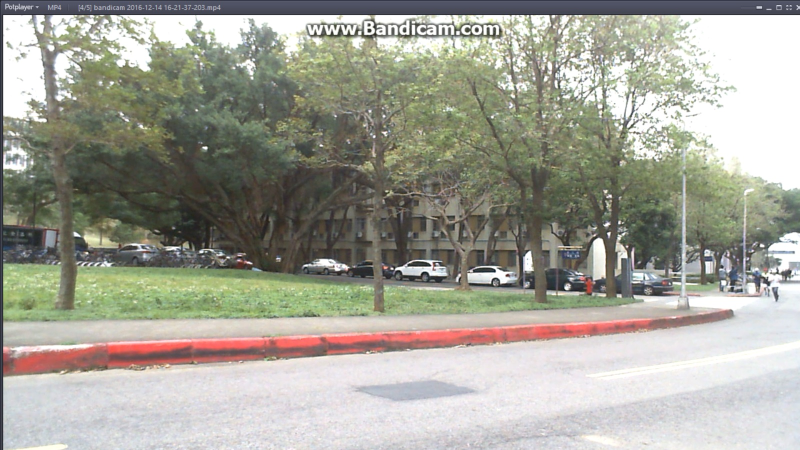
//> input picture OpenCV_HOG_improved/test/input_background.jpg, 1600 x 900 px (shown at 1/2 size)
$ ./Source   (built with g++ and OpenCV 4)
//> lines starting //> are read from the running program, lines starting //| are printed output that depends on the picture; after the words box and inside, x2 and y2 are one past the last pixel; in counts of white or black regions, pixels touching at a corner belong together
#include <iostream>
#include <opencv2/core/core.hpp>
#include <opencv2/highgui/highgui.hpp>
#include "opencv2/objdetect/objdetect.hpp"
#include "opencv2/imgproc/imgproc.hpp"
#include "opencv2/contrib/contrib.hpp"
#include "opencv2/ml/ml.hpp"
#include <opencv2/gpu/gpu.hpp>
#include <opencv2/nonfree/features2d.hpp>
#include <opencv2/legacy/legacy.hpp>

using namespace cv;
using namespace std;

char * BackGroundName = "input_background.jpg";
char * FrameName = "input_frame.jpg";
char * OutputImageName = "output_HOG.jpg";
char * BSOutputImageName = "output_BS&HOG.jpg";

void BS(void) {

	IplImage* pFrame = NULL;
	IplImage* pFrImg = NULL;
	IplImage* pBkImg = NULL;

	CvMat* pFrameMat = NULL;
	CvMat* pFrMat = NULL;
	CvMat* pBkMat = NULL;

	pFrame = cvLoadImage(BackGroundName);
//> pFrame is the input picture: 900 rows x 1600 cols, CV_8UC3; mean B, G, R 151.8, 162.7, 163.2

	pBkImg = cvCreateImage(cvSize(pFrame->width, pFrame->height), IPL_DEPTH_8U, 1);
	pFrImg = cvCreateImage(cvSize(pFrame->width, pFrame->height), IPL_DEPTH_8U, 1);

	pBkMat = cvCreateMat(pFrame->height, pFrame->width, CV_32FC1);
	pFrMat = cvCreateMat(pFrame->height, pFrame->width, CV_32FC1);
	pFrameMat = cvCreateMat(pFrame->height, pFrame->width, CV_32FC1);

	//轉化成單通道圖像再處理
	cvCvtColor(pFrame, pBkImg, CV_BGR2GRAY);
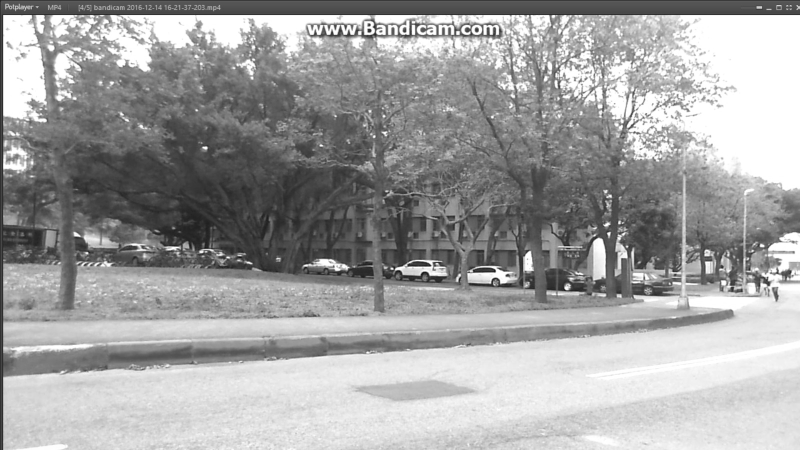
//> pBkImg: 900 rows x 1600 cols, CV_8UC1 (shown at 1/2 size); min 5, max 255, mean 161.6
	cvCvtColor(pFrame, pFrImg, CV_BGR2GRAY);

	cvConvert(pFrImg, pFrameMat);
	cvConvert(pFrImg, pFrMat);
	cvConvert(pFrImg, pBkMat);

	pFrame = cvLoadImage(FrameName);
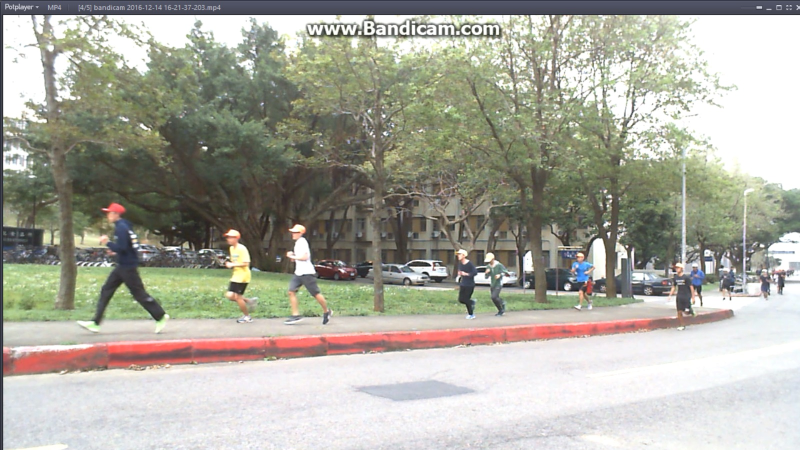
//> input picture OpenCV_HOG_improved/test/input_frame.jpg, 1600 x 900 px (shown at 1/2 size)
//> pFrame is the input picture: 900 rows x 1600 cols, CV_8UC3; mean B, G, R 158.8, 169.8, 170.6

	cvCvtColor(pFrame, pFrImg, CV_BGR2GRAY);
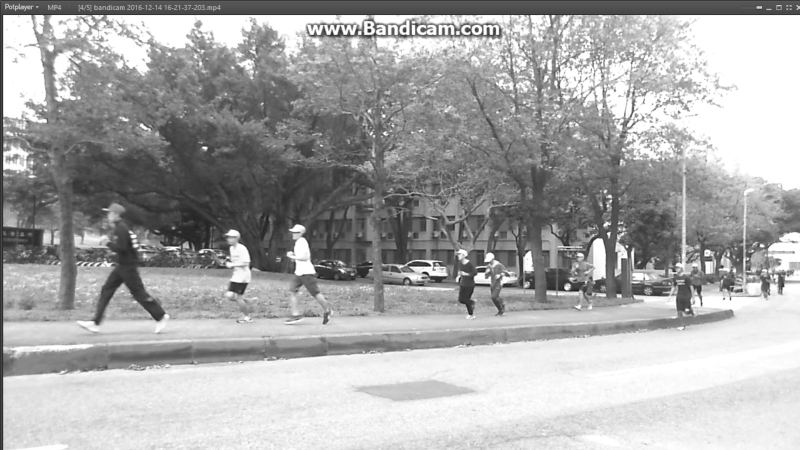
//> pFrImg: 900 rows x 1600 cols, CV_8UC1 (shown at 1/2 size); min 6, max 255, mean 168.8
	cvConvert(pFrImg, pFrameMat);
	//將當前的frame與背景相減
	cvAbsDiff(pFrameMat, pBkMat, pFrMat);
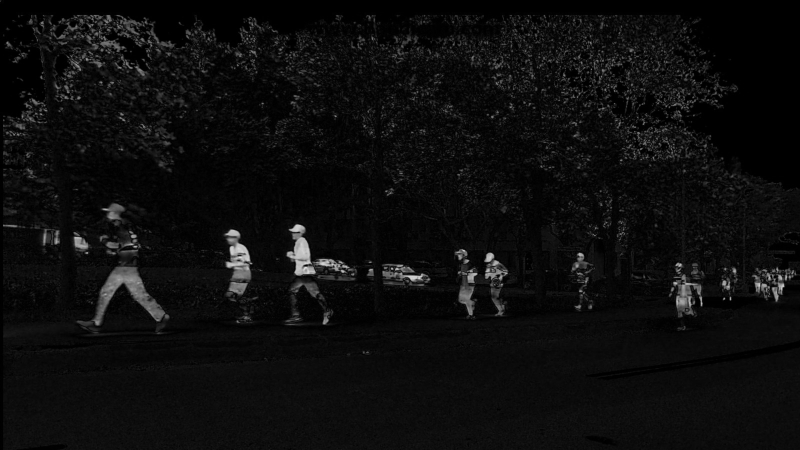
//> pFrMat: 900 rows x 1600 cols, CV_32FC1 (shown at 1/2 size); min 0, max 239, mean 13.2
	//二值化前景圖
	cvThreshold(pFrMat, pFrImg, 60, 255.0, CV_THRESH_BINARY);
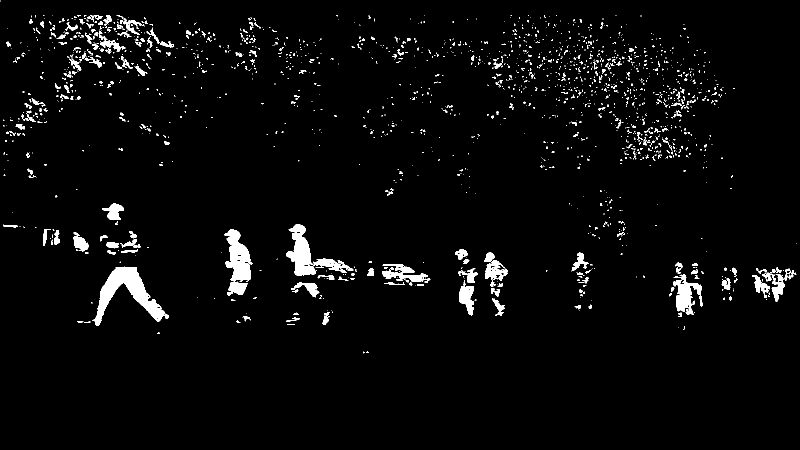
//> pFrImg: 900 rows x 1600 cols, CV_8UC1 (shown at 1/2 size); 3.2% white; 1947 white regions (1679 under 20 px), largest, box (x1, y1, x2, y2) and area: (184, 533, 331, 651) 5829, (449, 459, 502, 564) 3300, (573, 448, 632, 551) 3164
	//更新背景
	cvRunningAvg(pFrameMat, pBkMat, 0.003, 0);
	//將背景轉為圖像格式，用以顯示
	cvConvert(pBkMat, pBkImg);
//> pBkImg: 900 rows x 1600 cols, CV_8UC1; 0.29% of pixels changed, all inside (x1, y1, x2, y2) = (112, 418, 1573, 612)

	cvSaveImage("BS.jpg", pFrImg);

	cvReleaseImage(&pFrImg);
	cvReleaseImage(&pBkImg);
	cvReleaseMat(&pFrameMat);
	cvReleaseMat(&pFrMat);
	cvReleaseMat(&pBkMat);

	cout << "0.進行Frame的去背 ------- succeeded" << endl;
}

// [129 lines left out: function main, not called in this run]

// added to run one function of the file
int main() { BS(); }
